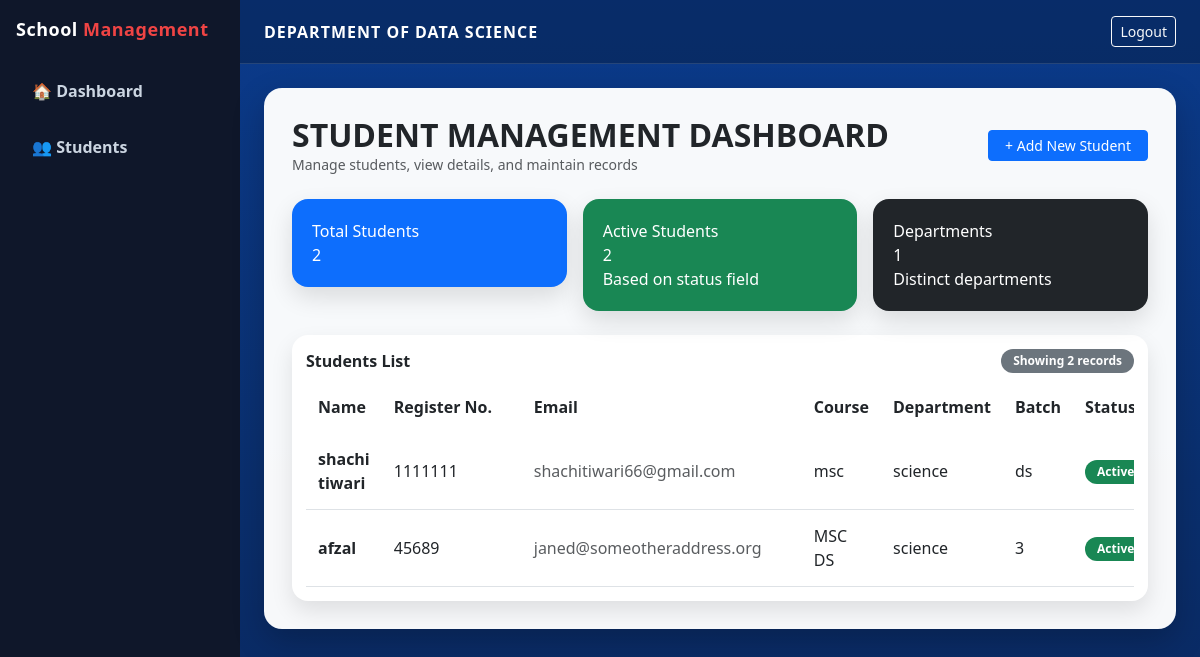
The app's page / (signed in) with its own data.
### myapp2/models.py (models this page shows, shortened)
class Student(models.Model):
    name = models.CharField(max_length=100)
    email = models.EmailField()
    register_number = models.CharField(max_length=20, unique=True)
    course = models.CharField(max_length=100)
    batch = models.CharField(max_length=20)
    department = models.CharField(max_length=100)
    status = models.CharField(max_length=20, default='Active')
    created_at = models.DateTimeField(auto_now_add=True)  # add this

### myapp2/views.py (the view)
# urls.py: path('', views.student_list, name='student_list'),   # HOME PAGE
@login_required
def student_list(request):
    students = Student.objects.all()
    active_count = Student.objects.filter(status="Active").count()
    dept_count = Student.objects.values("department").distinct().count()
    context = {
        "students": students,
        "active_count": active_count,
        "dept_count": dept_count,
    }
    return render(request, "myapp2/student_detail.html", context)

### templates/myapp2/student_detail.html (shortened to what this page needs)
{% extends "myapp2/base_auth.html" %}
{% block content %}
<div class="d-flex flex-column flex-md-row justify-content-between align-items-md-center gap-2 mb-4">
  <div>
    <h2 class="fw-bold m-0">STUDENT MANAGEMENT DASHBOARD</h2>
    <div class="text-muted small">Manage students, view details, and maintain records</div>
  </div>
  <a href="{% url 'add_student' %}" class="btn btn-primary btn-sm px-3">
    + Add New Student
  </a>
</div>
<div class="row g-3 mb-4">
  <div class="col-12 col-md-4">
    <div class="stat-card bg-primary">
      <div class="stat-title">Total Students</div>
      <div class="stat-number">{{ students|length }}</div>
    </div>
  </div>
  <div class="col-12 col-md-4">
    <div class="stat-card bg-success">
      <div class="stat-title">Active Students</div>
      <div class="stat-number">{{ active_count }}</div>
      <div class="stat-subtext">Based on status field</div>
    </div>
  </div>
  <div class="col-12 col-md-4">
    <div class="stat-card bg-dark">
      <div class="stat-title">Departments</div>
      <div class="stat-number">{{ dept_count }}</div>
      <div class="stat-subtext">Distinct departments</div>
    </div>
  </div>
</div>
{% if students %}
  <div class="table-wrap">
    <div class="d-flex justify-content-between align-items-center mb-2">
      <div class="fw-semibold">Students List</div>
      <span class="badge bg-secondary">Showing {{ students|length }} records</span>
    </div>
    <div class="table-responsive">
      <table class="table table-hover align-middle mb-0">
        <thead>
          <tr>
            <th>Name</th>
            <th>Register No.</th>
            <th>Email</th>
            <th>Course</th>
            <th>Department</th>
            <th>Batch</th>
            <th>Status</th>
          </tr>
        </thead>
        <tbody>
          {% for student in students %}
          <tr>
            <td class="fw-semibold">{{ student.name }}</td>
            <td>{{ student.register_number }}</td>
            <td class="text-muted">{{ student.email }}</td>
            <td>{{ student.course }}</td>
            <td>{{ student.department }}</td>
            <td>{{ student.batch }}</td>
            <td>
              <span class="badge rounded-pill {% if student.status == 'Active' %}bg-success{% else %}bg-warning text-dark{% endif %}">
                {{ student.status }}
              </span>
            </td>
          </tr>
          {% endfor %}
        </tbody>
      </table>
    </div>
  </div>
{% else %}
  <div class="alert alert-info text-center shadow-sm">
    No students found. Please add a new student to get started!
  </div>
{% endif %}
{% endblock %}

### templates/myapp2/base_auth.html (shortened to what this page needs)
{% load static %}
<!DOCTYPE html>
<html lang="en">
<head>
  <link href="https://cdn.jsdelivr.net/npm/bootstrap@5.3.0/dist/css/bootstrap.min.css" rel="stylesheet">
  <link rel="stylesheet" href="{% static 'myapp2/dashboard.css' %}">
</head>
<body>
<div class="d-flex app-shell">
  <aside class="sidebar d-none d-lg-block">
    <div class="brand px-3 py-3">
      <div class="brand-title">
        School <span>Management</span>
      </div>
    </div>
    <nav class="px-2">
      <a class="side-link {% if request.resolver_match.url_name == 'student_list' %}active{% endif %}"
         href="{% url 'student_list' %}">
        🏠 Dashboard
      </a>
      <a class="side-link {% if request.resolver_match.url_name == 'students_page' %}active{% endif %}"
         href="{% url 'students_page' %}">
        👥 Students
      </a>
    </nav>
  </aside>
  <div class="flex-grow-1 main-area">
    <nav class="topbar d-flex align-items-center justify-content-between px-4">
      <div class="topbar-title">
        DEPARTMENT OF DATA SCIENCE
      </div>
      {% if user.is_authenticated %}
      <form method="post" action="{% url 'logout' %}">
        <button class="btn btn-outline-light btn-sm" type="submit">
          Logout
        </button>
      </form>
      {% else %}
      <a href="{% url 'login' %}" class="btn btn-outline-light btn-sm">
        Login
      </a>
      {% endif %}
    </nav>
    <main class="p-4">
      <div class="content-card">
        {% block content %}{% endblock %}
      </div>
    </main>
  </div>
</div>
</body>
</html>

### myapp2/static/myapp2/dashboard.css (style rules this page uses)
html, body { height: 100%; }
body { margin: 0; overflow-x: hidden; font-family: "Segoe UI", sans-serif; }
.app-shell, .public-shell { min-height: 100vh; background: linear-gradient(180deg, #0b3b8c 0%, #0a2f6e 60%, #0a285f 100%); }
.app-shell > .main-area, .app-shell > .flex-grow-1 { min-width: 0; }
.sidebar { width: 240px; background: #0f172a; color: #fff; flex: 0 0 auto; }
.brand-title { font-weight: 900; font-size: 18px; letter-spacing: 0.5px; }
.brand-title span { color: #ef4444; }
.side-link { display: flex; align-items: center; gap: 10px; padding: 12px 14px; margin: 8px 10px; border-radius: 12px; text-decoration: none; color: #cbd5e1; font-weight: 700; }
.topbar { height: 64px; background: rgba(0, 0, 0, 0.25); border-bottom: 1px solid rgba(255, 255, 255, 0.12); padding-right: 18px; }
.topbar-title { color: #fff; font-weight: 900; letter-spacing: 1px; }
.topbar form, .topbar a, .topbar button { white-space: nowrap; }
.content-card { background: rgba(255, 255, 255, 0.97); border-radius: 18px; padding: 28px; box-shadow: 0 12px 32px rgba(0, 0, 0, 0.22); }
.stat-card { border-radius: 16px; padding: 20px; color: #fff; box-shadow: 0 10px 24px rgba(0, 0, 0, 0.12); }
.table-wrap { background: #fff; border-radius: 16px; padding: 14px; box-shadow: 0 10px 22px rgba(0, 0, 0, 0.10); }
.table-responsive { overflow-x: auto; }
.table thead th { border: none !important; padding: 14px 12px; font-weight: 700; white-space: nowrap; vertical-align: middle; }
.table tbody td { padding: 14px 12px; vertical-align: middle; }
.table th:nth-child(2), .table td:nth-child(2) { min-width: 140px; white-space: nowrap; }
.table th:nth-child(3), .table td:nth-child(3) { min-width: 280px; }
.table tbody tr { background: #f8fafc; }
.table tbody tr + tr { border-top: 1px solid #e5e7eb; }
.badge { font-weight: 600; padding: 6px 12px; border-radius: 20px; }

### records on screen
Student: name "shachi tiwari", register_number "1111111", email "shachitiwari66@gmail.com", course "msc", department "science", batch "ds", status "Active"
Student: name "afzal", register_number "45689", email "janed@someotheraddress.org", course "MSC DS", department "science", batch "3", status "Active"

### other values on screen
{{ students|length }} "2"
{{ active_count }} "2"
{{ dept_count }} "1"
